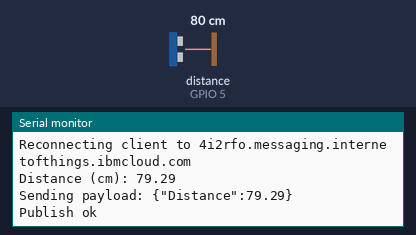
A sketch run on a simulated ESP32. Parts: the last lines printed to the serial monitor. Wiring (inferred from the names in the program): ultrasonic range finder: trigger GPIO 18; echo GPIO 5. The inputs (shaded band) are chosen by the test bench; at power-on: distance to the obstacle (sensor on GPIO 5) 80 cm. The echo pulse lasts 58.3 µs per cm; WiFi joins after 1.5 s; servers stay silent unless stated; no MQTT or app messages arrive unless stated.

Above: at 2.7 s.
2.8 s: distance to the obstacle (sensor on GPIO 5) set to 2 cm
At 4.1 s:
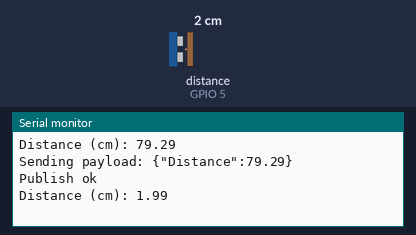
5.5 s: distance to the obstacle (sensor on GPIO 5) set to 4 cm
At 6.4 s:
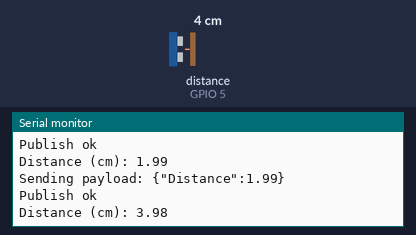
Timing chart, 0 to 8.5 s (numbered marks = the images above; inputs shaded):
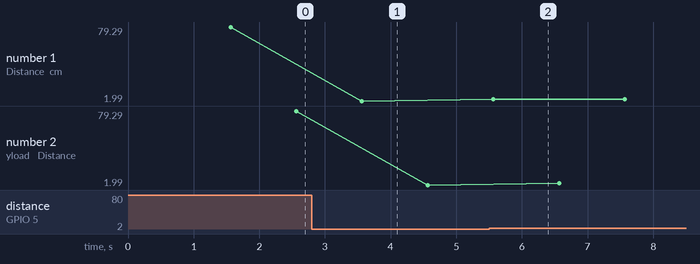

Measured:
- after the input at 2.8 s, the serial monitor: prints a new line after 0.76 s (image 1)
- after the input at 5.5 s, the serial monitor: prints a new line after 0.07 s (image 2)
- plotted number 1: 79.29 → 1.99 after the input at 2.8 s, 1.99 → 3.98 after the input at 5.5 s
- plotted number 2: 79.29 → 1.99 after the input at 2.8 s, 1.99 → 3.98 after the input at 5.5 s

The sketch:

Code.ino
```cpp
#include <WiFi.h>
#include <PubSubClient.h>


#define ORG "4i2rfo"
#define DEVICE_TYPE "abcd"
#define DEVICE_ID "1234"
#define TOKEN "12345678"

char server[] = ORG ".messaging.internetofthings.ibmcloud.com";
char publishTopic[] = "iot-2/evt/UltraSonic_Sensor/fmt/json";
char subscribetopic[] = "iot-2/cmd/command/fmt/String";
char authMethod[] = "use-token-auth";
char token[] = TOKEN;
char clientId[] = "d:" ORG ":" DEVICE_TYPE ":" DEVICE_ID;

void callback(char* subscribetopic, byte* payload, unsigned int payloadLength);

WiFiClient wifiClient; // creating the instance for wificlient
PubSubClient client(server, 1883, wifiClient); //calling the predefined client id by passing parameter like server id,portand wificredential

const int trigPin = 18;
const int echoPin = 5;
long duration;
float distanceCm;
String data3;

void setup()// configureing the ESP32
{
  Serial.begin(115200);
  pinMode(trigPin, OUTPUT);
  pinMode(echoPin, INPUT);
  wificonnect();
  mqttconnect();
}

void loop()// Recursive Function
{
  digitalWrite(trigPin, LOW);
  delayMicroseconds(2);

  digitalWrite(trigPin, HIGH);
  delayMicroseconds(10);
  digitalWrite(trigPin, LOW);

  duration = pulseIn(echoPin, HIGH);

  // Calculate the distance
  distanceCm = duration * 0.034/2;

  // Prints the distance in the Serial Monitor
  Serial.print("Distance (cm): ");
  Serial.println(distanceCm);

  delay(1000);

  if (distanceCm < 100)
  {
    PublishData(distanceCm);
    delay(1000);
    if (!client.loop()) {
      mqttconnect();
    }
  }
}


/*.....................................retrieving to Cloud...............................*/

void PublishData(float dist) {
  mqttconnect();//function call for connecting to ibm
  /*
     creating the String in in form JSon to update the data to ibm cloud
  */
  String payload = "{\"Distance\":";
  payload += dist;
  payload += "}";


  Serial.print("Sending payload: ");
  Serial.println(payload);


  if (client.publish(publishTopic, (char*) payload.c_str())) {
    Serial.println("Publish ok");// if it sucessfully upload data on the cloud then it will print publish ok in Serial monitor or else it will print publish failed
  } else {
    Serial.println("Publish failed");
  }

}


void mqttconnect() {
  if (!client.connected()) {
    Serial.print("Reconnecting client to ");
    Serial.println(server);
    while (!!!client.connect(clientId, authMethod, token)) {
      Serial.print(".");
      delay(500);
    }
     Serial.println();
  }
}
void wificonnect() //function defination for wificonnect
{
  Serial.println();
  Serial.print("Connecting to ");

  WiFi.begin("Wokwi-GUEST", "", 6);//passing the wifi credentials to establish the connection
  while (WiFi.status() != WL_CONNECTED) {
    delay(500);
    Serial.print(".");
  }
  Serial.println("");
  Serial.println("WiFi connected");
  Serial.println("IP address: ");
  Serial.println(WiFi.localIP());
}
```
